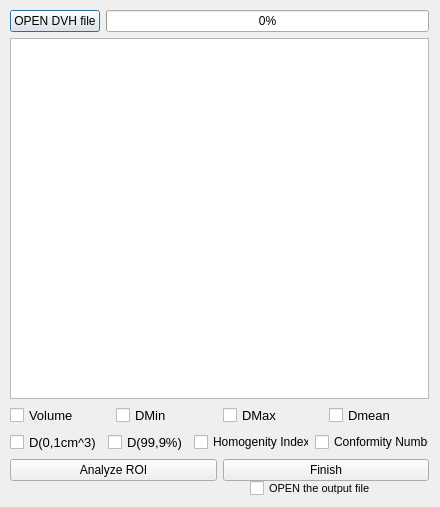
<?xml version="1.0" encoding="UTF-8"?>
<ui version="4.0">
 <class>DVH1</class>
 <widget class="QDialog" name="DVH1">
  <property name="geometry">
   <rect>
    <x>0</x>
    <y>0</y>
    <width>440</width>
    <height>507</height>
   </rect>
  </property>
  <property name="windowTitle">
   <string>Manual Analzyer</string>
  </property>
  <widget class="QCheckBox" name="checkBox">
   <property name="geometry">
    <rect>
     <x>250</x>
     <y>480</y>
     <width>128</width>
     <height>17</height>
    </rect>
   </property>
   <property name="font">
    <font>
     <pointsize>8</pointsize>
    </font>
   </property>
   <property name="text">
    <string>OPEN the output file</string>
   </property>
  </widget>
  <widget class="QWidget" name="layoutWidget">
   <property name="geometry">
    <rect>
     <x>10</x>
     <y>10</y>
     <width>419</width>
     <height>471</height>
    </rect>
   </property>
   <layout class="QVBoxLayout" name="verticalLayout_2">
    <item>
     <layout class="QVBoxLayout" name="verticalLayout">
      <item>
       <layout class="QHBoxLayout" name="horizontalLayout_2">
        <item>
         <widget class="QPushButton" name="pushButton">
          <property name="text">
           <string>OPEN DVH file</string>
          </property>
         </widget>
        </item>
        <item>
         <widget class="QProgressBar" name="progressBar">
          <property name="value">
           <number>0</number>
          </property>
         </widget>
        </item>
       </layout>
      </item>
      <item>
       <widget class="QListWidget" name="listWidget"/>
      </item>
      <item>
       <layout class="QHBoxLayout" name="horizontalLayout"/>
      </item>
     </layout>
    </item>
    <item>
     <layout class="QHBoxLayout" name="horizontalLayout_4">
      <item>
       <widget class="QCheckBox" name="CheckBoxVol">
        <property name="font">
         <font>
          <pointsize>10</pointsize>
         </font>
        </property>
        <property name="text">
         <string>Volume</string>
        </property>
       </widget>
      </item>
      <item>
       <widget class="QCheckBox" name="checkBoxMin">
        <property name="font">
         <font>
          <pointsize>10</pointsize>
         </font>
        </property>
        <property name="text">
         <string>DMin</string>
        </property>
       </widget>
      </item>
      <item>
       <widget class="QCheckBox" name="checkBoxMax">
        <property name="font">
         <font>
          <pointsize>10</pointsize>
         </font>
        </property>
        <property name="text">
         <string>DMax</string>
        </property>
       </widget>
      </item>
      <item>
       <widget class="QCheckBox" name="checkBoxMean">
        <property name="font">
         <font>
          <pointsize>10</pointsize>
         </font>
        </property>
        <property name="text">
         <string>Dmean</string>
        </property>
       </widget>
      </item>
     </layout>
    </item>
    <item>
     <layout class="QHBoxLayout" name="horizontalLayout_3">
      <item>
       <widget class="QCheckBox" name="checkBox01">
        <property name="font">
         <font>
          <pointsize>10</pointsize>
         </font>
        </property>
        <property name="text">
         <string>D(0,1cm^3)</string>
        </property>
       </widget>
      </item>
      <item>
       <widget class="QCheckBox" name="checkBox99">
        <property name="font">
         <font>
          <pointsize>10</pointsize>
         </font>
        </property>
        <property name="text">
         <string>D(99,9%)</string>
        </property>
       </widget>
      </item>
      <item>
       <widget class="QCheckBox" name="checkBox_HI">
        <property name="text">
         <string>Homogenity Index</string>
        </property>
       </widget>
      </item>
      <item>
       <widget class="QCheckBox" name="checkBox_CN">
        <property name="text">
         <string>Conformity Number</string>
        </property>
       </widget>
      </item>
     </layout>
    </item>
    <item>
     <layout class="QHBoxLayout" name="horizontalLayout_5">
      <item>
       <widget class="QPushButton" name="pushButton_2">
        <property name="text">
         <string>Analyze ROI</string>
        </property>
       </widget>
      </item>
      <item>
       <widget class="QPushButton" name="pushButton_3">
        <property name="text">
         <string>Finish</string>
        </property>
       </widget>
      </item>
     </layout>
    </item>
   </layout>
  </widget>
 </widget>
 <resources/>
 <connections/>
</ui>
